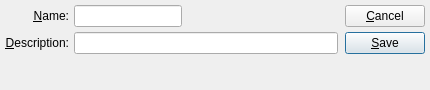
<?xml version="1.0" encoding="UTF-8"?>
<ui version="4.0">
 <comment>This file is part of the xTuple ERP: PostBooks Edition, a free and
open source Enterprise Resource Planning software suite,
Copyright (c) 1999-2018 by OpenMFG LLC, d/b/a xTuple.
It is licensed to you under the Common Public Attribution License
version 1.0, the full text of which (including xTuple-specific Exhibits)
is available at www.xtuple.com/CPAL.  By using this software, you agree
to be bound by its terms.</comment>
 <class>warehouseZone</class>
 <widget class="QDialog" name="warehouseZone">
  <property name="geometry">
   <rect>
    <x>0</x>
    <y>0</y>
    <width>430</width>
    <height>90</height>
   </rect>
  </property>
  <property name="windowTitle">
   <string>Site Zone</string>
  </property>
  <layout class="QHBoxLayout">
   <property name="spacing">
    <number>7</number>
   </property>
   <property name="margin">
    <number>5</number>
   </property>
   <item>
    <layout class="QVBoxLayout">
     <property name="spacing">
      <number>0</number>
     </property>
     <property name="margin">
      <number>0</number>
     </property>
     <item>
      <layout class="QHBoxLayout">
       <property name="spacing">
        <number>5</number>
       </property>
       <property name="margin">
        <number>0</number>
       </property>
       <item>
        <layout class="QVBoxLayout">
         <property name="spacing">
          <number>5</number>
         </property>
         <property name="margin">
          <number>0</number>
         </property>
         <item>
          <widget class="QLabel" name="_nameLit">
           <property name="text">
            <string>&amp;Name:</string>
           </property>
           <property name="alignment">
            <set>Qt::AlignRight|Qt::AlignTrailing|Qt::AlignVCenter</set>
           </property>
           <property name="buddy">
            <cstring>_name</cstring>
           </property>
          </widget>
         </item>
         <item>
          <widget class="QLabel" name="_descriptionLit">
           <property name="text">
            <string>&amp;Description:</string>
           </property>
           <property name="alignment">
            <set>Qt::AlignRight|Qt::AlignTrailing|Qt::AlignVCenter</set>
           </property>
           <property name="buddy">
            <cstring>_description</cstring>
           </property>
          </widget>
         </item>
        </layout>
       </item>
       <item>
        <layout class="QVBoxLayout">
         <property name="spacing">
          <number>5</number>
         </property>
         <property name="margin">
          <number>0</number>
         </property>
         <item>
          <layout class="QHBoxLayout">
           <property name="spacing">
            <number>0</number>
           </property>
           <property name="margin">
            <number>0</number>
           </property>
           <item>
            <widget class="XLineEdit" name="_name">
             <property name="sizePolicy">
              <sizepolicy hsizetype="Preferred" vsizetype="Fixed">
               <horstretch>0</horstretch>
               <verstretch>0</verstretch>
              </sizepolicy>
             </property>
            </widget>
           </item>
           <item>
            <spacer name="Spacer29">
             <property name="orientation">
              <enum>Qt::Horizontal</enum>
             </property>
             <property name="sizeType">
              <enum>QSizePolicy::Expanding</enum>
             </property>
             <property name="sizeHint" stdset="0">
              <size>
               <width>20</width>
               <height>20</height>
              </size>
             </property>
            </spacer>
           </item>
          </layout>
         </item>
         <item>
          <widget class="XLineEdit" name="_description"/>
         </item>
        </layout>
       </item>
      </layout>
     </item>
     <item>
      <spacer name="Spacer35">
       <property name="orientation">
        <enum>Qt::Vertical</enum>
       </property>
       <property name="sizeType">
        <enum>QSizePolicy::Expanding</enum>
       </property>
       <property name="sizeHint" stdset="0">
        <size>
         <width>20</width>
         <height>20</height>
        </size>
       </property>
      </spacer>
     </item>
    </layout>
   </item>
   <item>
    <layout class="QVBoxLayout">
     <property name="spacing">
      <number>0</number>
     </property>
     <property name="margin">
      <number>0</number>
     </property>
     <item>
      <layout class="QVBoxLayout">
       <property name="spacing">
        <number>5</number>
       </property>
       <property name="margin">
        <number>0</number>
       </property>
       <item>
        <widget class="QPushButton" name="_close">
         <property name="text">
          <string>&amp;Cancel</string>
         </property>
        </widget>
       </item>
       <item>
        <widget class="QPushButton" name="_save">
         <property name="enabled">
          <bool>true</bool>
         </property>
         <property name="text">
          <string>&amp;Save</string>
         </property>
         <property name="autoDefault">
          <bool>true</bool>
         </property>
         <property name="default">
          <bool>true</bool>
         </property>
        </widget>
       </item>
      </layout>
     </item>
     <item>
      <spacer name="Spacer30">
       <property name="orientation">
        <enum>Qt::Vertical</enum>
       </property>
       <property name="sizeType">
        <enum>QSizePolicy::Expanding</enum>
       </property>
       <property name="sizeHint" stdset="0">
        <size>
         <width>20</width>
         <height>0</height>
        </size>
       </property>
      </spacer>
     </item>
    </layout>
   </item>
  </layout>
 </widget>
 <layoutdefault spacing="5" margin="5"/>
 <customwidgets>
  <customwidget>
   <class>XLineEdit</class>
   <extends>QLineEdit</extends>
   <header>xlineedit.h</header>
   <container>1</container>
  </customwidget>
 </customwidgets>
 <tabstops>
  <tabstop>_name</tabstop>
  <tabstop>_description</tabstop>
  <tabstop>_save</tabstop>
  <tabstop>_close</tabstop>
 </tabstops>
 <includes>
  <include location="global">parameter.h</include>
 </includes>
 <resources/>
 <connections>
  <connection>
   <sender>_close</sender>
   <signal>clicked()</signal>
   <receiver>warehouseZone</receiver>
   <slot>reject()</slot>
   <hints>
    <hint type="sourcelabel">
     <x>20</x>
     <y>20</y>
    </hint>
    <hint type="destinationlabel">
     <x>20</x>
     <y>20</y>
    </hint>
   </hints>
  </connection>
 </connections>
</ui>
